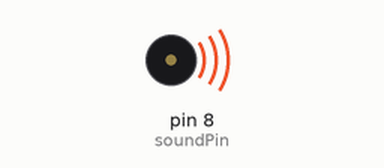
Simulated run of this sketch. Board: Arduino Uno, built with avr-gcc and run on an emulated ATmega328P. On the bench: buzzer (waves = sounding).

Above: at 0.2 s.
Timing chart, 0 to 3.0 s (numbered marks = the images above):
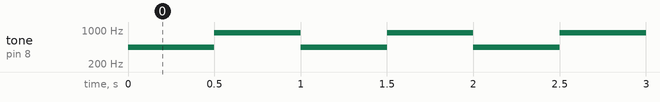

Measured:
- by itself, tone on pin 8 (soundPin): alternates 880 Hz for 0.50 s and 440 Hz for 0.50 s

The sketch:

tone_barebone.ino
```cpp
/* Tone - barebone example | AIRLAB

   Tone function syntax:
   Tone(Pin, Frequency, OPTIONAL:Duration)

*/

int soundPin = 8;

void setup() {
  pinMode(soundPin, OUTPUT);
}

void loop() {
  //Version one: The tone overwrites itself:
  tone(soundPin,  440);
  delay(500);
  tone(soundPin,  880);
  delay(500);


  //Version two: The tone plays for a short duration:
  /*
    tone(soundPin,  440, 250);
    delay(500);
    tone(soundPin,  880, 250);
    delay(500);
  */
}
```
